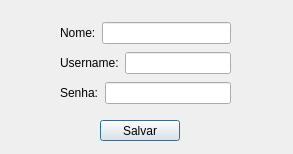
<?xml version="1.0" encoding="UTF-8"?>
<ui version="4.0">
 <class>add_adms</class>
 <widget class="QDialog" name="add_adms">
  <property name="geometry">
   <rect>
    <x>0</x>
    <y>0</y>
    <width>293</width>
    <height>154</height>
   </rect>
  </property>
  <property name="windowTitle">
   <string>Dialog</string>
  </property>
  <widget class="QPushButton" name="btn_salvar">
   <property name="geometry">
    <rect>
     <x>100</x>
     <y>120</y>
     <width>80</width>
     <height>21</height>
    </rect>
   </property>
   <property name="text">
    <string>Salvar</string>
   </property>
  </widget>
  <widget class="QWidget" name="">
   <property name="geometry">
    <rect>
     <x>60</x>
     <y>20</y>
     <width>171</width>
     <height>86</height>
    </rect>
   </property>
   <layout class="QVBoxLayout" name="verticalLayout">
    <item>
     <layout class="QHBoxLayout" name="horizontalLayout">
      <item>
       <widget class="QLabel" name="label_3">
        <property name="text">
         <string>Nome:</string>
        </property>
       </widget>
      </item>
      <item>
       <widget class="QLineEdit" name="txt_nome"/>
      </item>
     </layout>
    </item>
    <item>
     <layout class="QHBoxLayout" name="horizontalLayout_2">
      <item>
       <widget class="QLabel" name="label">
        <property name="text">
         <string>Username:</string>
        </property>
       </widget>
      </item>
      <item>
       <widget class="QLineEdit" name="txt_user"/>
      </item>
     </layout>
    </item>
    <item>
     <layout class="QHBoxLayout" name="horizontalLayout_3">
      <item>
       <widget class="QLabel" name="label_2">
        <property name="text">
         <string>Senha:</string>
        </property>
       </widget>
      </item>
      <item>
       <widget class="QLineEdit" name="txt_senha"/>
      </item>
     </layout>
    </item>
   </layout>
  </widget>
 </widget>
 <resources/>
 <connections/>
</ui>
